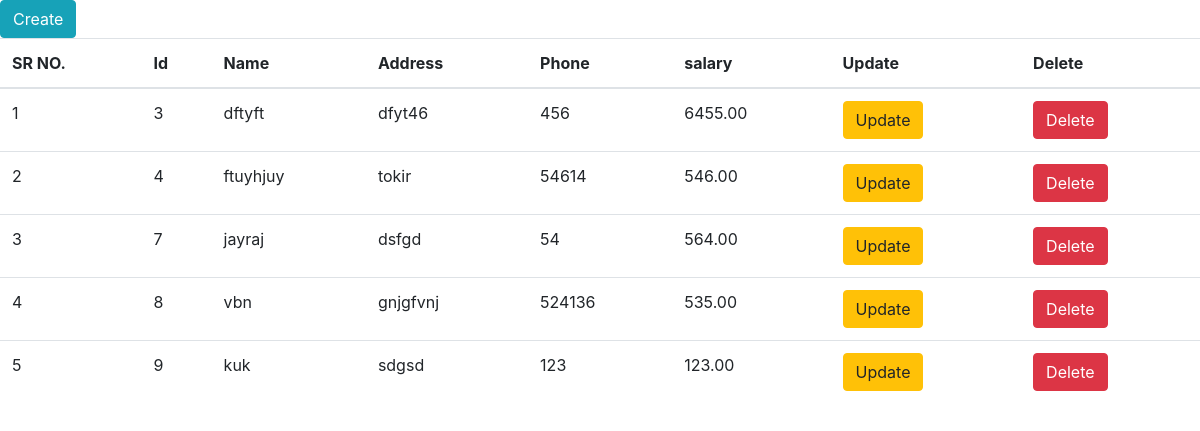
The page / on the database its author committed.
### crudapp/models.py (models this page shows)
class Teacher(models.Model):
    name = models.CharField(max_length=100)
    address = models.TextField()
    phone = models.IntegerField()
    salary = models.DecimalField(max_digits=10, decimal_places=2)

### crudapp/views.py (the view)
# urls.py: path('', Index.as_view(), name='index'),
class Index(View):
    def get(self, request):
        teachers = Teacher.objects.all()
        contex = {"teachers": teachers}
        return render(request, 'index.html', contex)

### crudapp/templates/index.html (shortened to what this page needs)
<!DOCTYPE html>
<html lang="en">
<head>
    <link rel="stylesheet" href="https://cdn.jsdelivr.net/npm/bootstrap@4.0.0/dist/css/bootstrap.min.css"></head>
<body>
<a href="{% url 'create' %}" class="btn btn-info">Create</a>
    <table class="table">
    <thead>
    <tr>
      <th>SR NO.</th>
      <th>Id</th>
      <th>Name</th>
      <th>Address</th>
      <th>Phone</th>
      <th>salary</th>
      <th>Update</th>
      <th>Delete</th>
    </tr>
    </thead>
    <tbody>
    {% for teacher in teachers %}
    <tr>
        <td>{{forloop.counter}}</td>
        <td>{{teacher.id}}</td>
      <td>{{teacher.name}}</td>
      <td>{{teacher.address}}</td>
      <td>{{teacher.phone}}</td>
      <td>{{teacher.salary}}</td>
      <td><a href="{% url 'update' teacher.id %}" class="btn btn-warning">Update</a></td>
      <td><a href="{% url 'delete' teacher.id %}" class="btn btn-danger">Delete</a></td>
    </tr>
    {% endfor %}
    </tbody>
    </table>
</body>
</html>

### rows shown on the page
Teacher: id "3", name "dftyft", address "dfyt46", phone "456", salary "6455.00"
Teacher: id "4", name "ftuyhjuy", address "tokir", phone "54614", salary "546.00"
Teacher: id "7", name "jayraj", address "dsfgd", phone "54", salary "564.00"
Teacher: id "8", name "vbn", address "gnjgfvnj", phone "524136", salary "535.00"
Teacher: id "9", name "kuk", address "sdgsd", phone "123", salary "123.00"
